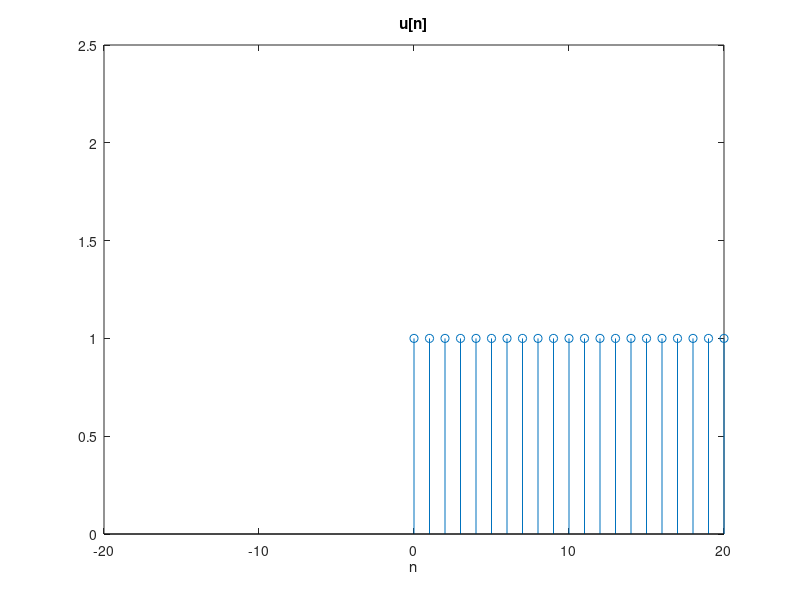
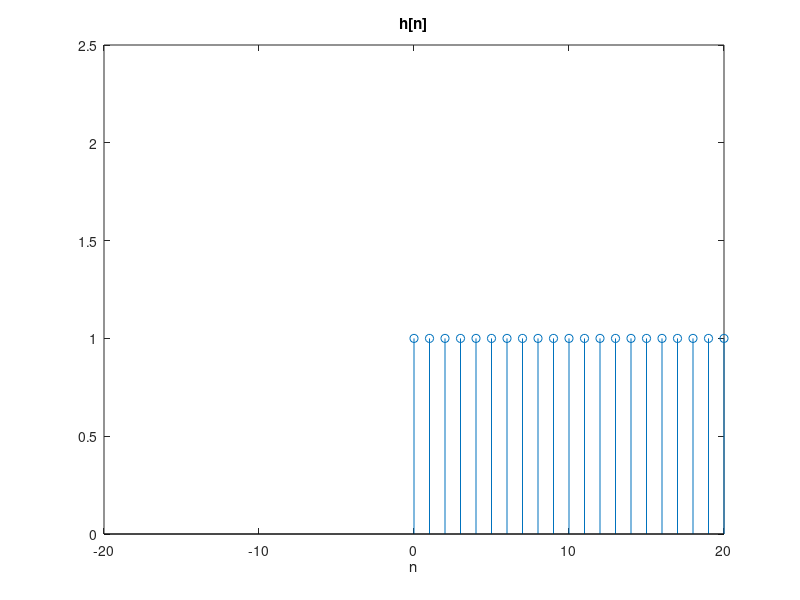
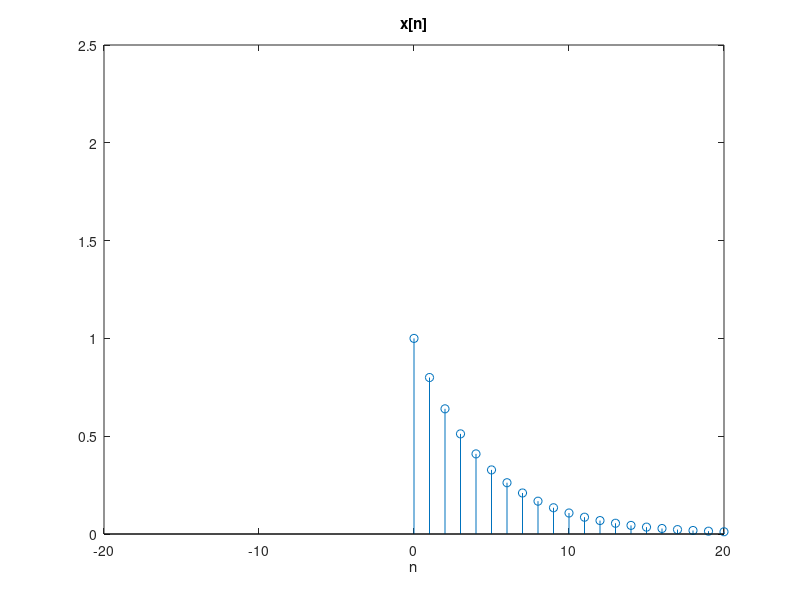
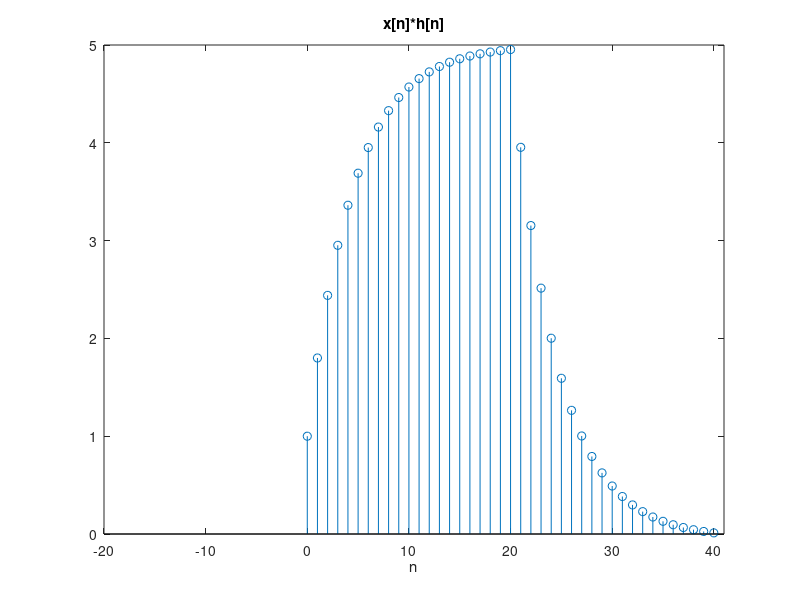

The MATLAB script that drew these images, in order:
% Plot discrete convolution sum 2

%% specify time frame [n0:t_step:n1]
n0 = 0;
n1 = 20;

t_step = 1;

% create time sequence t
n = linspace(n0, n1, n1+1);

%% Define Signal u[n] ; n_max = n1
u = ones(size(n));

figure();
stem(n,u);
title("u[n]")
xlabel('n');
ylim([0 2.5]);
xlim([-n1 n1])

%% Define Signal h[n]
% h[n] = u[n]

% array n ; n(1) = 0

h = u;

figure();
stem(n,h);
title("h[n]")
xlabel('n');
ylim([0 2.5]);
xlim([-n1 n1])

%% Define Signal x[n]
% x[n] = a^n u[n] ;  0<a<1

a = 0.8;

x = (a.^n).*u;


figure();
stem(n,x);
title("x[n]")
xlabel('n');
ylim([0 2.5]);
xlim([-n1 n1])

%% Generate Signals y[n] = x[n]*h[n]

y = conv(x,h);

n_conv = linspace( n0, length(y)-1, length(y) );

figure();
stem(n_conv, y);
title("x[n]*h[n]")
xlabel('n');
xlim([-n1 length(y)])


%% subplot

figure();
subplot(3,1,1);
stem(n,h);
title("h[n]")
xlabel('n');
ylim([0 2.5]);
xlim([-n1 length(n)])

subplot(3,1,2);
stem(n,x);
title("x[n]")
xlabel('n');
ylim([0 2.5]);
xlim([-n1 length(n)])

subplot(3,1,3);
stem(n_conv, y);
title("x[n]*h[n]")
xlabel('n');
xlim([-n1 length(n)])

%% Lab work
%{
 let a signal q[n] = -u[n] (negative unit step)  

show a plot of y= x*q

%}

%% Assignment in report : answer this question
%{
why the length of convolution (y in this example) has a length that not equals to x or h, specifically
what is relationship between the length of the non-zero convolution result and the length of input signals, x and h.
%}




